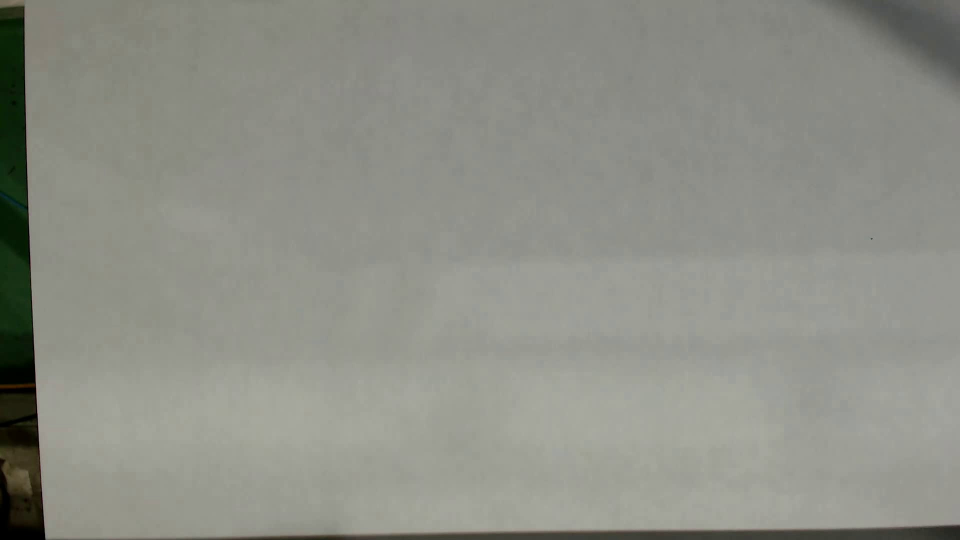
#> input picture image.jpg, 1920 x 1080 px (shown at 1/2 size); the run also reads 1 picture not shown here
$ python thresholding.py
#> lines starting #> are read from the running program, lines starting #| are printed output that depends on the picture; after the words box and inside, x2 and y2 are one past the last pixel; in counts of white or black regions, pixels touching at a corner belong together
import cv2
import numpy as np
import matplotlib.pyplot as plt

# read image in black and white
image = cv2.imread('image.jpg', 0)
#> image: shape (1080, 1920); min 0, max 171, mean 141.9
plt.imshow(image, cmap='gray')

# 1.threshold
# if pixel is > 80, pixel value = 255 else pixel value 0
(T, threshold) = cv2.threshold(image, 80, 255, cv2.THRESH_BINARY)
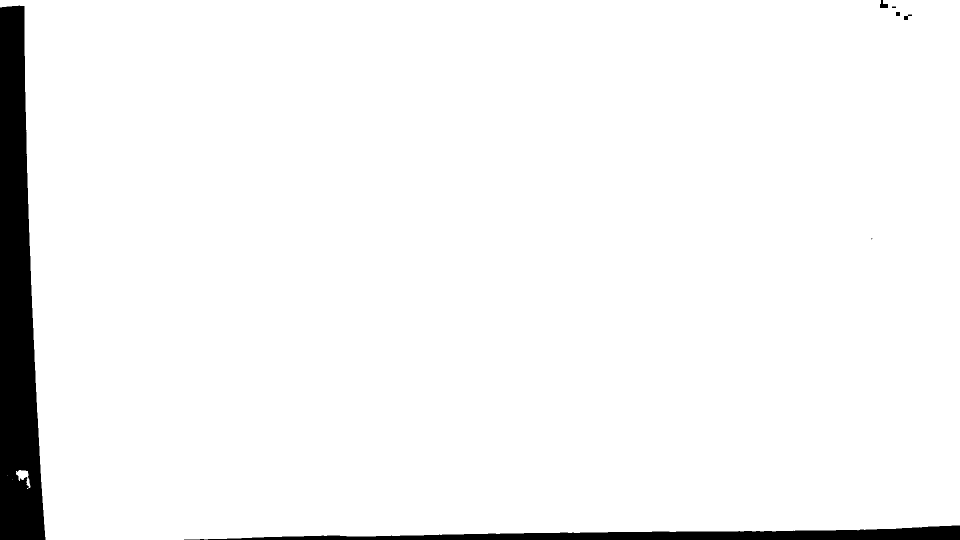
#> threshold: shape (1080, 1920) (shown at 1/2 size); 95.7% white; 7 black regions (1 under 20 px), largest, box (x1, y1, x2, y2) and area: (0, 11, 91, 1080) 67999, (368, 1051, 1920, 1080) 21424, (1760, 0, 1776, 16) 160, (1808, 29, 1824, 40) 88, (1792, 24, 1800, 32) 64, (1784, 13, 1792, 16) 24
thresh_with_blur = cv2.medianBlur(threshold, 15, 0)
#> thresh_with_blur: shape (1080, 1920); 95.7% white; 3 black regions, box (x1, y1, x2, y2) and area: (0, 12, 91, 1080) 68143, (375, 1051, 1920, 1080) 21409, (1763, 5, 1771, 16) 58
plt.imshow(thresh_with_blur, cmap='gray')

# extract forground
mask = cv2.bitwise_and(image, image, mask=thresh_with_blur)
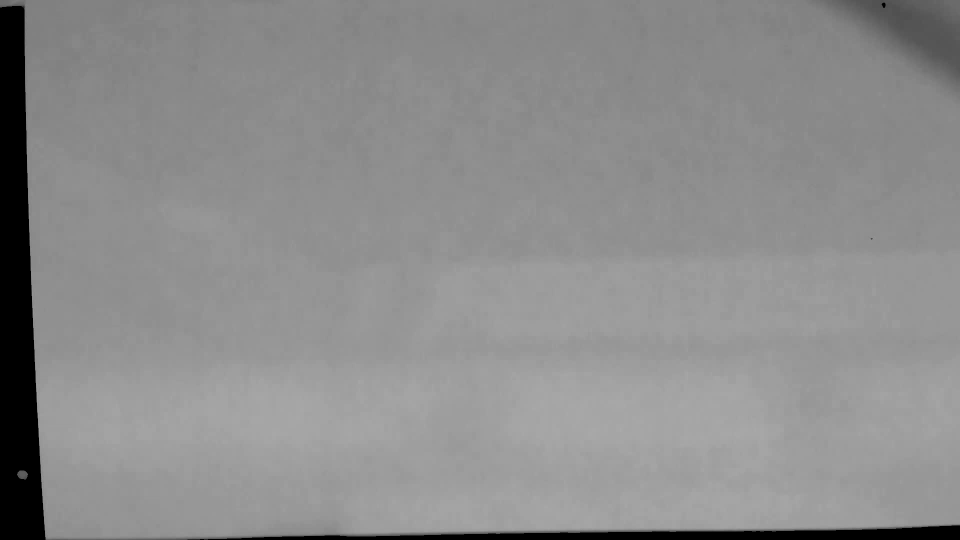
#> mask: shape (1080, 1920) (shown at 1/2 size); min 0, max 171, mean 140.5
plt.imshow(mask, cmap='gray')

# concatanate image Horizontally
Horizontal = np.concatenate((image, thresh_with_blur, mask), axis=1)
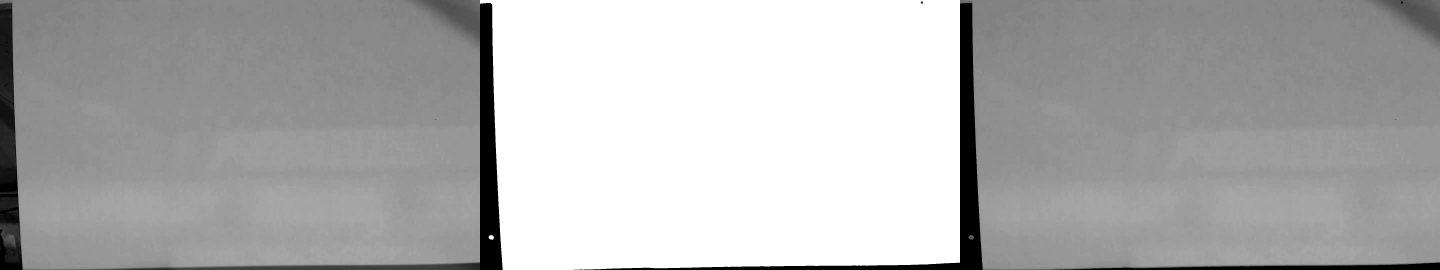
#> Horizontal: shape (1080, 5760) (shown at 1/4 size); min 0, max 255, mean 175.5
plt.imshow(Horizontal, cmap='gray')

# read video
cap = cv2.VideoCapture('video.mp4')
while True:
    ret, frame = cap.read()
    # hue saturation value
    video = cv2.cvtColor(frame, cv2.COLOR_BGR2GRAY)
    result = cv2.bitwise_and(frame, frame, mask=mask)

    # cv2.imshow('frame', frame)
    # cv2.imshow('mask', mask)
    cv2.imshow('result', result)

    key = cv2.waitKey(1)
#> (key Esc is pressed here)
    if key == 27:
        break

# When everything done, release the capture
cap.release()
cv2.destroyAllWindows()

# convert back to color
RGB = cv2.cvtColor(mask, cv2.COLOR_GRAY2RGB)
plt.imshow(RGB)
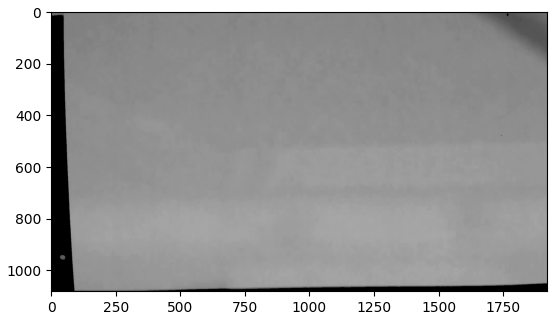
#> figure drawn by matplotlib, 1 panel
